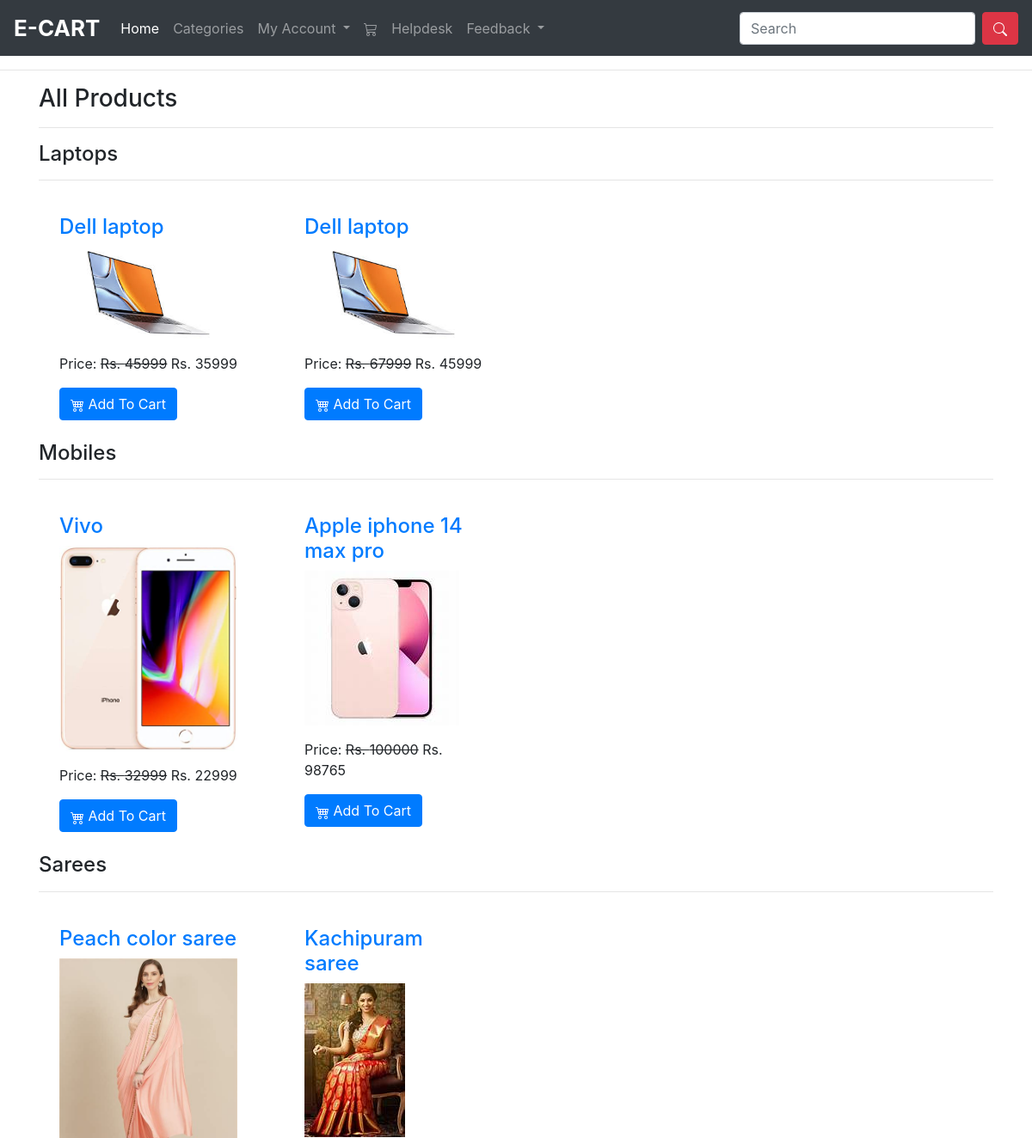
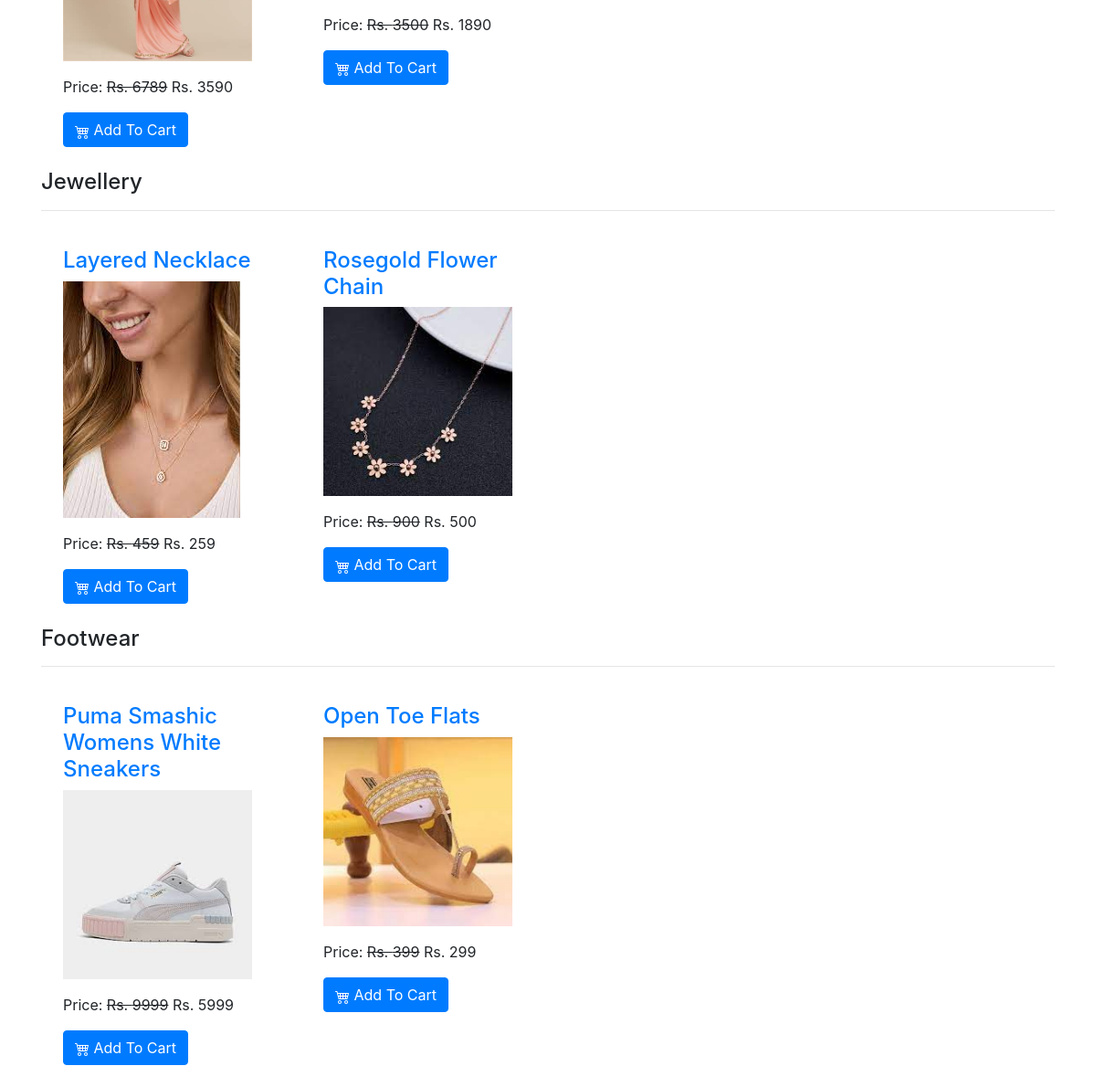
Screenshot of /allproducts/ with the database file from the repository (2 pictures, top to bottom).
### ecomapp/models.py (models this page shows, shortened)
class Category(models.Model):
    title = models.CharField(max_length=200)

class Product(models.Model):
    title = models.CharField(max_length=200)
    slug = models.SlugField(unique=True)
    category = models.ForeignKey(Category, on_delete=models.CASCADE)
    image = models.ImageField(upload_to="products")
    marked_price = models.PositiveIntegerField()
    selling_price = models.PositiveIntegerField()
    description = models.TextField()
    warranty = models.CharField(max_length=300, null=True, blank=True)
    return_policy = models.CharField(max_length=300, null=True, blank=True)
    view_count = models.PositiveIntegerField(default=0)

### ecomapp/views.py (the view)
# urls.py: path("allproducts/", views.all_products_view, name="allproducts"),
def all_products_view(request):
    template_name = "allproducts.html"
    context = {}
    context['allcategories'] = Category.objects.all()
    return render(request, template_name, context)

### templates/allproducts.html (shortened to what this page needs)
{% extends 'base.html' %}
{% block content %}
<div class="container">
    <h3>All Products</h3><hr>
    {% for cat in allcategories %}
    <h4>{{cat.title}}</h4><hr>
    <div class="row">
        {% for p in cat.product_set.all %}
        <div class="col-md-3">
            <div class="m-4">
                <h4><a href="{% url 'ecomapp:productdetail' p.slug %}">{{p.title}}</a></h4>
                <img src="{{p.image.url}}" alt="" class="img-fluid" style="height: 2500; object-fit: cover;">
                <p class="mt-3">Price: <strike>Rs. {{p.marked_price}}</strike> Rs. {{p.selling_price}}</p>
                <a href="{% url 'ecomapp:addtocart' p.id %}" class="btn btn-primary">
                       Add To Cart</a>
            </div>
        </div>
        {% endfor %}
    </div>
    {% endfor %}
</div>
{% endblock %}

### rows the page displays
Category: title "Laptops"
Product: title "Dell laptop", image (picture), marked_price "45999", selling_price "35999"
Product: title "Dell laptop", image (picture), marked_price "67999", selling_price "45999"
Category: title "Mobiles"
Product: title "Vivo", image (picture), marked_price "32999", selling_price "22999"
Product: title "Apple iphone 14 max pro", image (picture), marked_price "100000", selling_price "98765"
Category: title "Sarees"
Product: title "Peach color saree", image (picture), marked_price "6789", selling_price "3590"
Product: title "Kachipuram saree", image (picture), marked_price "3500", selling_price "1890"
Category: title "Jewellery"
Product: title "Layered Necklace", image (picture), marked_price "459", selling_price "259"
Product: title "Rosegold Flower Chain", image (picture), marked_price "900", selling_price "500"
Category: title "Footwear"
Product: title "Puma Smashic Womens White Sneakers", image (picture), marked_price "9999", selling_price "5999"
Product: title "Open Toe Flats", image (picture), marked_price "399", selling_price "299"
